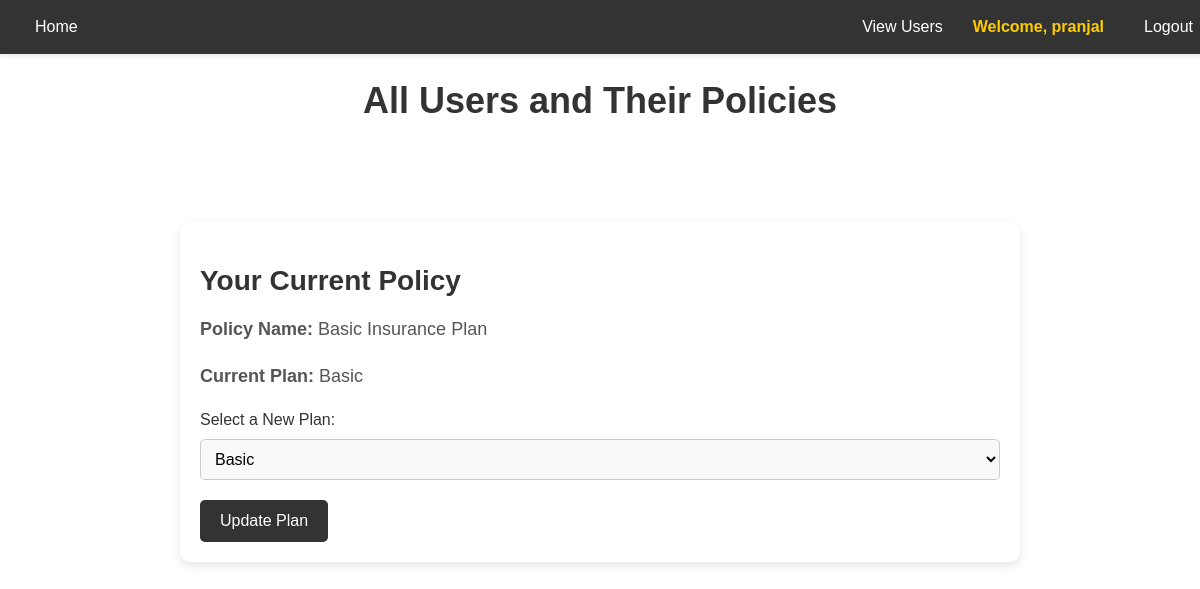
/upgrade_policy/Basic Insurance Plan/ (signed in), run on an earlier commit of the app's database.
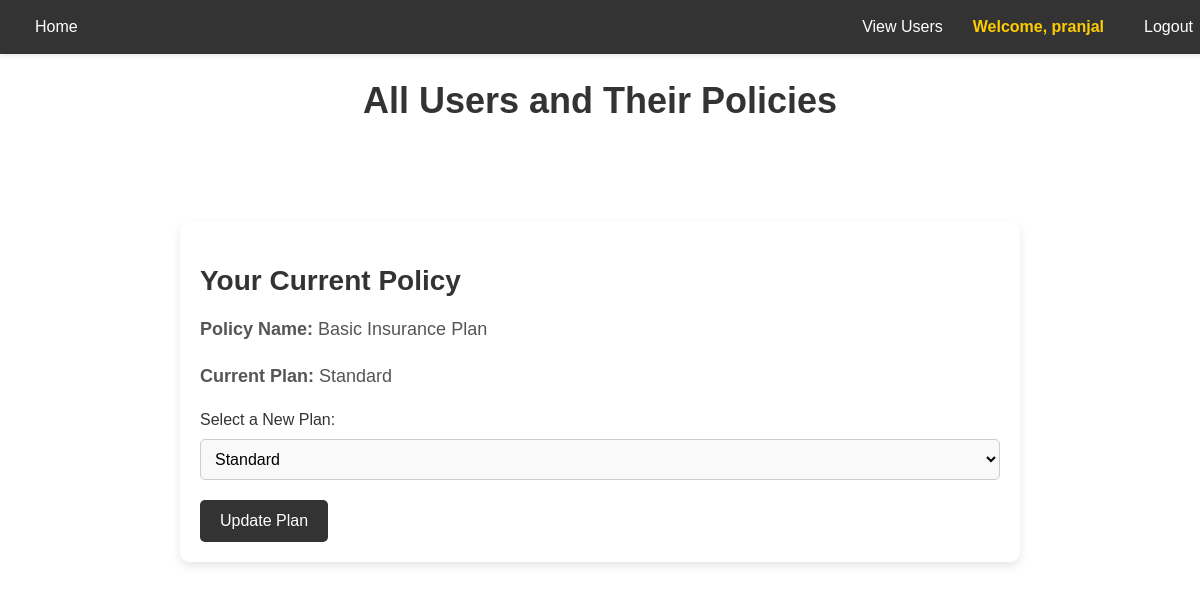
And on a later commit of the database.
### insurance/models.py (models this page shows, shortened)
class UserPolicy(models.Model):
    user = models.ForeignKey(User, on_delete=models.CASCADE)
    policy = models.ForeignKey(Policy, on_delete=models.CASCADE)
    plan = models.CharField(max_length=50, choices=[('Monthly', 'Monthly'), ('Annual', 'Annual')])
    start_date = models.DateField()
    end_date = models.DateField()
    created_at = models.DateTimeField(auto_now_add=True)
    updated_at = models.DateTimeField(auto_now=True)
    class Meta:
        unique_together = ('user', 'policy','plan')

class Policy(models.Model):
    name = models.CharField(max_length=255)
    description = models.TextField()
    price = models.DecimalField(max_digits=10, decimal_places=2)
    image = models.ImageField(upload_to='policy_images/', null=True, blank=True)
    additional_details = models.TextField(null=True, blank=True)
    default = models.BooleanField(default=False)  # This is the field we're referring to
    created_at = models.DateTimeField(auto_now_add=True)  # Optional, if you need to track creation time

### insurance/views.py (the view, shortened to what this page needs)
# urls.py: path('upgrade_policy/<str:policy_name>/', views.upgrade_policy, name='upgrade_policy'),
@login_required
def upgrade_policy(request, policy_name):
    policy = get_object_or_404(Policy, name=policy_name)
    user_policies = UserPolicy.objects.filter(user=request.user, policy=policy)
    if user_policies.count() > 1:
        messages.error(request, "You have multiple policies for this plan. Please choose one.")
        return redirect('profile')
    user_policy = user_policies.first()
    return render(request, 'insurance/upgrade_policy.html', {
        'user_policy': user_policy,
        'available_plans': ['Basic', 'Standard', 'Premium'],  # List of plans
    })

### insurance/context_processors.py (called while the page is built)
def s3_image_url(request):
    return {
        's3_image_url': "https://elasticbeanstalk-us-east-1-779777417450.s3.amazonaws.com/bike.jpeg"
    }

### insurance/templates/insurance/upgrade_policy.html (shortened to what this page needs)
{% load static %}
<!DOCTYPE html>
<html lang="en">
<head>
    <link rel="stylesheet" href="{% static 'insurance/upgrade_policy.css' %}">
</head>
<body style="background: url('{{ s3_image_url }}') no-repeat center center fixed; background-size: cover;">
    <nav>
        <a href="{% url 'home' %}">Home</a>
        <div class="nav-right">
            {% if user.is_authenticated %}
                {% if user.is_staff %}
                    <a href="{% url 'view_all_users' %}" class="button">View Users</a>
                {% endif %}
                <a href="{% url 'profile' %}" class="welcome-message">Welcome, {{ user.username }}</a>
                <a href="{% url 'logout' %}">Logout</a>
            {% else %}
                <a href="{% url 'login' %}">Login</a>
                <a href="{% url 'signup' %}">Register</a>
            {% endif %}
        </div>
    </nav>
    <h1>All Users and Their Policies</h1>
    <div class="container">
        <h2>Your Current Policy</h2>
        <p><strong>Policy Name:</strong> {{ user_policy.policy.name }}</p>
        <p><strong>Current Plan:</strong> {{ user_policy.plan }}</p>
        <form method="POST">
            <label for="plan">Select a New Plan:</label>
            <select name="plan" id="plan">
                {% for plan in available_plans %}
                <option value="{{ plan }}" {% if plan == user_policy.plan %}selected{% endif %}>
                    {{ plan }}
                </option>
                {% endfor %}
            </select>
            <button type="submit">Update Plan</button>
        </form>
    </div>
</body>
</html>

What changed in the data, as far as the page shows it:
changed UserPolicy "Basic Insurance Plan": plan "Basic" → "Standard"
